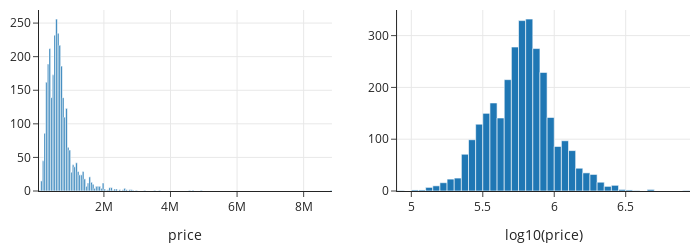

Notebook code cell kept with this figure:
### Markdown cell above
Another common way to adjust scale is to transform the data or the plot's axes. 
We use transformations for skewed data so that it is easier to inspect the distribution.
And, when the transformation produces a symmetric distribution, the symmetry carries with it useful properties for modeling (see {numref}`Chapter %s <ch:linear>`.

There are multiple ways to transform data, but the log-transform tends to be especially useful.
For instance, we've reproduced two histograms of SF house sale prices below.
The left histogram is the original data.
On the right, we've taken the log (base 10) of the prices before plotting.

### Code cell
sfl = sfh.assign(log_price=np.log10(sfh['price']))

orig = px.histogram(sfl, x='price', width=350, height=250)
logged = px.histogram(sfl, x='log_price',
                      nbins=100,
                      labels=dict(log_price='log10(price)'),
                      width=350, height=250)

fig = left_right(orig, logged)
fig.update_xaxes(title_text='price', row=1, col=1)
fig.update_xaxes(title_text='log10(price)', row=1, col=2)

### Figure 1 — Plotly figure (JSON) as saved in the notebook; plotly's stock layout.template omitted (floating-point values rounded to 4 significant figures; data arrays with more than 128 entries replaced by an {"elided": "..."} marker saying what was removed)
{"data": [{"alignmentgroup": "True", "hovertemplate": "price=%{x}<br>count=%{y}<extra></extra>", "legendgroup": "", "marker": {"color": "#1F77B4", "pattern": {"shape": ""}}, "name": "", "offsetgroup": "", "orientation": "v", "showlegend": false, "type": "histogram", "x": {"elided": "3065 int values"}, "xaxis": "x", "yaxis": "y"}, {"alignmentgroup": "True", "hovertemplate": "log10(price)=%{x}<br>count=%{y}<extra></extra>", "legendgroup": "", "marker": {"color": "#1F77B4", "pattern": {"shape": ""}}, "name": "", "nbinsx": 100, "offsetgroup": "", "orientation": "v", "showlegend": false, "type": "histogram", "x": {"elided": "3065 float values"}, "xaxis": "x2", "yaxis": "y2"}], "layout": {"height": 250, "width": 700, "xaxis": {"anchor": "y", "autorange": true, "domain": [0, 0.45], "range": [50000.0, 8850000.0], "title": {"text": "price"}, "type": "linear"}, "xaxis2": {"anchor": "y2", "autorange": true, "domain": [0.55, 1], "range": [4.9, 6.95], "title": {"text": "log10(price)"}, "type": "linear"}, "yaxis": {"anchor": "x", "autorange": true, "domain": [0, 1], "range": [0, 269.5]}, "yaxis2": {"anchor": "x2", "autorange": true, "domain": [0, 1], "range": [0, 349.5]}}}
